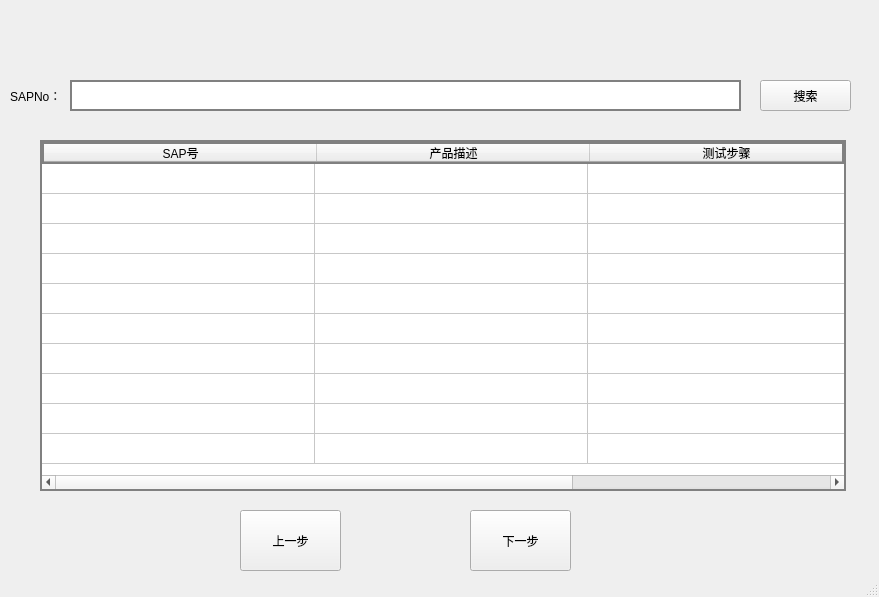
<?xml version="1.0" encoding="UTF-8"?>
<ui version="4.0">
 <class>workpg</class>
 <widget class="QMainWindow" name="workpg">
  <property name="geometry">
   <rect>
    <x>0</x>
    <y>0</y>
    <width>879</width>
    <height>597</height>
   </rect>
  </property>
  <property name="windowTitle">
   <string>MainWindow</string>
  </property>
  <property name="styleSheet">
   <string notr="true">QMainWindow{
	color: blue
	}</string>
  </property>
  <widget class="QWidget" name="centralwidget">
   <widget class="QLabel" name="label">
    <property name="geometry">
     <rect>
      <x>10</x>
      <y>80</y>
      <width>51</width>
      <height>31</height>
     </rect>
    </property>
    <property name="styleSheet">
     <string notr="true"/>
    </property>
    <property name="text">
     <string>SAPNo：</string>
    </property>
   </widget>
   <widget class="QLineEdit" name="SAPID">
    <property name="enabled">
     <bool>true</bool>
    </property>
    <property name="geometry">
     <rect>
      <x>70</x>
      <y>80</y>
      <width>671</width>
      <height>31</height>
     </rect>
    </property>
    <property name="styleSheet">
     <string notr="true">border: 2px solid grey</string>
    </property>
   </widget>
   <widget class="QPushButton" name="searchBtn">
    <property name="geometry">
     <rect>
      <x>760</x>
      <y>80</y>
      <width>91</width>
      <height>31</height>
     </rect>
    </property>
    <property name="styleSheet">
     <string notr="true"/>
    </property>
    <property name="text">
     <string>搜索</string>
    </property>
   </widget>
   <widget class="QTableWidget" name="taskTable">
    <property name="enabled">
     <bool>true</bool>
    </property>
    <property name="geometry">
     <rect>
      <x>40</x>
      <y>140</y>
      <width>806</width>
      <height>351</height>
     </rect>
    </property>
    <property name="minimumSize">
     <size>
      <width>806</width>
      <height>0</height>
     </size>
    </property>
    <property name="styleSheet">
     <string notr="true">border: 2px solid grey</string>
    </property>
    <property name="horizontalScrollBarPolicy">
     <enum>Qt::ScrollBarAsNeeded</enum>
    </property>
    <property name="sizeAdjustPolicy">
     <enum>QAbstractScrollArea::AdjustToContents</enum>
    </property>
    <property name="editTriggers">
     <set>QAbstractItemView::NoEditTriggers</set>
    </property>
    <property name="sortingEnabled">
     <bool>true</bool>
    </property>
    <property name="rowCount">
     <number>10</number>
    </property>
    <attribute name="horizontalHeaderVisible">
     <bool>true</bool>
    </attribute>
    <attribute name="horizontalHeaderCascadingSectionResizes">
     <bool>true</bool>
    </attribute>
    <attribute name="horizontalHeaderDefaultSectionSize">
     <number>273</number>
    </attribute>
    <attribute name="horizontalHeaderHighlightSections">
     <bool>true</bool>
    </attribute>
    <attribute name="horizontalHeaderMinimumSectionSize">
     <number>50</number>
    </attribute>
    <attribute name="verticalHeaderVisible">
     <bool>false</bool>
    </attribute>
    <row/>
    <row/>
    <row/>
    <row/>
    <row/>
    <row/>
    <row/>
    <row/>
    <row/>
    <row/>
    <column>
     <property name="text">
      <string>SAP号</string>
     </property>
     <property name="textAlignment">
      <set>AlignCenter</set>
     </property>
    </column>
    <column>
     <property name="text">
      <string>产品描述</string>
     </property>
     <property name="textAlignment">
      <set>AlignCenter</set>
     </property>
    </column>
    <column>
     <property name="text">
      <string>测试步骤</string>
     </property>
     <property name="textAlignment">
      <set>AlignCenter</set>
     </property>
    </column>
   </widget>
   <widget class="QPushButton" name="nextbtn">
    <property name="geometry">
     <rect>
      <x>470</x>
      <y>510</y>
      <width>101</width>
      <height>61</height>
     </rect>
    </property>
    <property name="baseSize">
     <size>
      <width>10</width>
      <height>10</height>
     </size>
    </property>
    <property name="styleSheet">
     <string notr="true">
</string>
    </property>
    <property name="text">
     <string>下一步</string>
    </property>
    <property name="iconSize">
     <size>
      <width>10</width>
      <height>10</height>
     </size>
    </property>
    <property name="autoDefault">
     <bool>false</bool>
    </property>
   </widget>
   <widget class="QPushButton" name="back1Btn">
    <property name="geometry">
     <rect>
      <x>240</x>
      <y>510</y>
      <width>101</width>
      <height>61</height>
     </rect>
    </property>
    <property name="baseSize">
     <size>
      <width>10</width>
      <height>10</height>
     </size>
    </property>
    <property name="styleSheet">
     <string notr="true"/>
    </property>
    <property name="text">
     <string>上一步</string>
    </property>
    <property name="iconSize">
     <size>
      <width>10</width>
      <height>10</height>
     </size>
    </property>
    <property name="autoDefault">
     <bool>false</bool>
    </property>
   </widget>
   <widget class="QWidget" name="widget" native="true">
    <property name="geometry">
     <rect>
      <x>0</x>
      <y>0</y>
      <width>311</width>
      <height>71</height>
     </rect>
    </property>
    <property name="styleSheet">
     <string notr="true">QWidget{
background-image:url(C:/Users/Christian/Desktop/素材/logo);
background-repeat:no-repeat;
back
}</string>
    </property>
   </widget>
  </widget>
  <widget class="QStatusBar" name="statusbar"/>
 </widget>
 <resources/>
 <connections/>
</ui>
